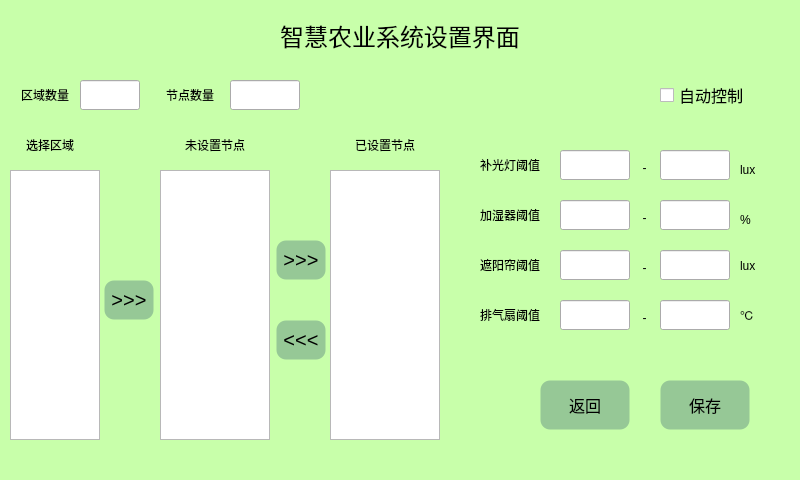
<?xml version="1.0" encoding="UTF-8"?>
<ui version="4.0">
 <class>SettingWindow</class>
 <widget class="QMainWindow" name="SettingWindow">
  <property name="geometry">
   <rect>
    <x>0</x>
    <y>0</y>
    <width>800</width>
    <height>480</height>
   </rect>
  </property>
  <property name="windowTitle">
   <string>MainWindow</string>
  </property>
  <property name="styleSheet">
   <string notr="true">QLabel
{	
	font: 9pt &quot;Arial&quot;;
}
QLabel#label_title
{
	font: 18pt &quot;Arial&quot;;
}
QWidget#centralwidget
{
	background-color:  rgb(200, 255, 170);
}

QPushButton
{
	border-radius:10px;
	border-width:1px;
	border-style:solid;
	background-color:  rgb(150, 200, 150);	
}
</string>
  </property>
  <widget class="QWidget" name="centralwidget">
   <widget class="QPushButton" name="btn_addNode">
    <property name="geometry">
     <rect>
      <x>276</x>
      <y>240</y>
      <width>50</width>
      <height>40</height>
     </rect>
    </property>
    <property name="font">
     <font>
      <pointsize>15</pointsize>
     </font>
    </property>
    <property name="text">
     <string>&gt;&gt;&gt;</string>
    </property>
   </widget>
   <widget class="QPushButton" name="btn_return">
    <property name="geometry">
     <rect>
      <x>540</x>
      <y>380</y>
      <width>90</width>
      <height>50</height>
     </rect>
    </property>
    <property name="font">
     <font>
      <pointsize>12</pointsize>
     </font>
    </property>
    <property name="text">
     <string>返回</string>
    </property>
   </widget>
   <widget class="QPushButton" name="btn_save">
    <property name="geometry">
     <rect>
      <x>660</x>
      <y>380</y>
      <width>90</width>
      <height>50</height>
     </rect>
    </property>
    <property name="font">
     <font>
      <pointsize>12</pointsize>
     </font>
    </property>
    <property name="text">
     <string>保存</string>
    </property>
   </widget>
   <widget class="QLabel" name="label_title">
    <property name="geometry">
     <rect>
      <x>0</x>
      <y>0</y>
      <width>800</width>
      <height>70</height>
     </rect>
    </property>
    <property name="font">
     <font>
      <pointsize>18</pointsize>
      <italic>false</italic>
      <bold>false</bold>
     </font>
    </property>
    <property name="text">
     <string>智慧农业系统设置界面</string>
    </property>
    <property name="alignment">
     <set>Qt::AlignCenter</set>
    </property>
   </widget>
   <widget class="QLabel" name="label_8">
    <property name="geometry">
     <rect>
      <x>470</x>
      <y>150</y>
      <width>80</width>
      <height>30</height>
     </rect>
    </property>
    <property name="text">
     <string>补光灯阈值</string>
    </property>
    <property name="alignment">
     <set>Qt::AlignCenter</set>
    </property>
   </widget>
   <widget class="QLabel" name="label_21">
    <property name="geometry">
     <rect>
      <x>330</x>
      <y>130</y>
      <width>110</width>
      <height>30</height>
     </rect>
    </property>
    <property name="font">
     <font>
      <pointsize>9</pointsize>
      <italic>false</italic>
      <bold>false</bold>
     </font>
    </property>
    <property name="text">
     <string>已设置节点</string>
    </property>
    <property name="alignment">
     <set>Qt::AlignCenter</set>
    </property>
   </widget>
   <widget class="QLabel" name="label_20">
    <property name="geometry">
     <rect>
      <x>10</x>
      <y>130</y>
      <width>80</width>
      <height>30</height>
     </rect>
    </property>
    <property name="font">
     <font>
      <pointsize>9</pointsize>
      <italic>false</italic>
      <bold>false</bold>
     </font>
    </property>
    <property name="text">
     <string>选择区域</string>
    </property>
    <property name="alignment">
     <set>Qt::AlignCenter</set>
    </property>
   </widget>
   <widget class="QLabel" name="label_14">
    <property name="geometry">
     <rect>
      <x>740</x>
      <y>200</y>
      <width>54</width>
      <height>40</height>
     </rect>
    </property>
    <property name="text">
     <string>%</string>
    </property>
   </widget>
   <widget class="QLabel" name="label_12">
    <property name="geometry">
     <rect>
      <x>740</x>
      <y>150</y>
      <width>54</width>
      <height>40</height>
     </rect>
    </property>
    <property name="text">
     <string>lux</string>
    </property>
   </widget>
   <widget class="QLabel" name="label_15">
    <property name="geometry">
     <rect>
      <x>740</x>
      <y>295</y>
      <width>54</width>
      <height>40</height>
     </rect>
    </property>
    <property name="text">
     <string>℃</string>
    </property>
   </widget>
   <widget class="QLabel" name="label_10">
    <property name="geometry">
     <rect>
      <x>470</x>
      <y>250</y>
      <width>80</width>
      <height>30</height>
     </rect>
    </property>
    <property name="text">
     <string>遮阳帘阈值</string>
    </property>
    <property name="alignment">
     <set>Qt::AlignCenter</set>
    </property>
   </widget>
   <widget class="QListWidget" name="listWidget_nodeSelect">
    <property name="geometry">
     <rect>
      <x>330</x>
      <y>170</y>
      <width>110</width>
      <height>270</height>
     </rect>
    </property>
    <property name="font">
     <font>
      <pointsize>12</pointsize>
     </font>
    </property>
    <property name="horizontalScrollBarPolicy">
     <enum>Qt::ScrollBarAsNeeded</enum>
    </property>
   </widget>
   <widget class="QPushButton" name="pushButton_2">
    <property name="geometry">
     <rect>
      <x>104</x>
      <y>280</y>
      <width>50</width>
      <height>40</height>
     </rect>
    </property>
    <property name="font">
     <font>
      <pointsize>15</pointsize>
     </font>
    </property>
    <property name="text">
     <string>&gt;&gt;&gt;</string>
    </property>
   </widget>
   <widget class="QLabel" name="label_9">
    <property name="geometry">
     <rect>
      <x>470</x>
      <y>200</y>
      <width>80</width>
      <height>30</height>
     </rect>
    </property>
    <property name="text">
     <string>加湿器阈值</string>
    </property>
    <property name="alignment">
     <set>Qt::AlignCenter</set>
    </property>
   </widget>
   <widget class="QLabel" name="label_4">
    <property name="geometry">
     <rect>
      <x>10</x>
      <y>80</y>
      <width>70</width>
      <height>30</height>
     </rect>
    </property>
    <property name="font">
     <font>
      <pointsize>9</pointsize>
      <italic>false</italic>
      <bold>false</bold>
     </font>
    </property>
    <property name="text">
     <string>区域数量</string>
    </property>
    <property name="alignment">
     <set>Qt::AlignCenter</set>
    </property>
   </widget>
   <widget class="QListWidget" name="listWidget_nodeAll">
    <property name="geometry">
     <rect>
      <x>160</x>
      <y>170</y>
      <width>110</width>
      <height>270</height>
     </rect>
    </property>
    <property name="font">
     <font>
      <pointsize>12</pointsize>
     </font>
    </property>
    <property name="horizontalScrollBarPolicy">
     <enum>Qt::ScrollBarAsNeeded</enum>
    </property>
   </widget>
   <widget class="QListWidget" name="listWidget_area">
    <property name="geometry">
     <rect>
      <x>10</x>
      <y>170</y>
      <width>90</width>
      <height>270</height>
     </rect>
    </property>
    <property name="font">
     <font>
      <pointsize>12</pointsize>
     </font>
    </property>
    <property name="horizontalScrollBarPolicy">
     <enum>Qt::ScrollBarAsNeeded</enum>
    </property>
   </widget>
   <widget class="QPushButton" name="btn_removeNode">
    <property name="geometry">
     <rect>
      <x>276</x>
      <y>320</y>
      <width>50</width>
      <height>40</height>
     </rect>
    </property>
    <property name="font">
     <font>
      <pointsize>15</pointsize>
     </font>
    </property>
    <property name="text">
     <string>&lt;&lt;&lt;</string>
    </property>
   </widget>
   <widget class="QLabel" name="label_11">
    <property name="geometry">
     <rect>
      <x>470</x>
      <y>300</y>
      <width>80</width>
      <height>30</height>
     </rect>
    </property>
    <property name="text">
     <string>排气扇阈值</string>
    </property>
    <property name="alignment">
     <set>Qt::AlignCenter</set>
    </property>
   </widget>
   <widget class="QLabel" name="label_13">
    <property name="geometry">
     <rect>
      <x>740</x>
      <y>246</y>
      <width>54</width>
      <height>40</height>
     </rect>
    </property>
    <property name="text">
     <string>lux</string>
    </property>
   </widget>
   <widget class="QLabel" name="label_19">
    <property name="geometry">
     <rect>
      <x>634</x>
      <y>310</y>
      <width>21</width>
      <height>16</height>
     </rect>
    </property>
    <property name="text">
     <string>-</string>
    </property>
    <property name="alignment">
     <set>Qt::AlignCenter</set>
    </property>
   </widget>
   <widget class="QLabel" name="label_18">
    <property name="geometry">
     <rect>
      <x>634</x>
      <y>260</y>
      <width>21</width>
      <height>16</height>
     </rect>
    </property>
    <property name="text">
     <string>-</string>
    </property>
    <property name="alignment">
     <set>Qt::AlignCenter</set>
    </property>
   </widget>
   <widget class="QLabel" name="label_17">
    <property name="geometry">
     <rect>
      <x>634</x>
      <y>210</y>
      <width>21</width>
      <height>16</height>
     </rect>
    </property>
    <property name="text">
     <string>-</string>
    </property>
    <property name="alignment">
     <set>Qt::AlignCenter</set>
    </property>
   </widget>
   <widget class="QLabel" name="label_16">
    <property name="geometry">
     <rect>
      <x>634</x>
      <y>160</y>
      <width>21</width>
      <height>16</height>
     </rect>
    </property>
    <property name="text">
     <string>-</string>
    </property>
    <property name="alignment">
     <set>Qt::AlignCenter</set>
    </property>
   </widget>
   <widget class="QLabel" name="label_22">
    <property name="geometry">
     <rect>
      <x>160</x>
      <y>130</y>
      <width>110</width>
      <height>30</height>
     </rect>
    </property>
    <property name="font">
     <font>
      <pointsize>9</pointsize>
      <italic>false</italic>
      <bold>false</bold>
     </font>
    </property>
    <property name="text">
     <string>未设置节点</string>
    </property>
    <property name="alignment">
     <set>Qt::AlignCenter</set>
    </property>
   </widget>
   <widget class="QLabel" name="label_5">
    <property name="geometry">
     <rect>
      <x>150</x>
      <y>80</y>
      <width>80</width>
      <height>30</height>
     </rect>
    </property>
    <property name="font">
     <font>
      <pointsize>9</pointsize>
      <italic>false</italic>
      <bold>false</bold>
     </font>
    </property>
    <property name="text">
     <string>节点数量</string>
    </property>
    <property name="alignment">
     <set>Qt::AlignCenter</set>
    </property>
   </widget>
   <widget class="QLineEdit" name="edit_areaNnum">
    <property name="geometry">
     <rect>
      <x>80</x>
      <y>80</y>
      <width>60</width>
      <height>30</height>
     </rect>
    </property>
    <property name="text">
     <string/>
    </property>
   </widget>
   <widget class="QLineEdit" name="edit_nodeNnum">
    <property name="geometry">
     <rect>
      <x>230</x>
      <y>80</y>
      <width>70</width>
      <height>30</height>
     </rect>
    </property>
    <property name="text">
     <string/>
    </property>
   </widget>
   <widget class="QLineEdit" name="edit_lamp_down">
    <property name="geometry">
     <rect>
      <x>560</x>
      <y>150</y>
      <width>70</width>
      <height>30</height>
     </rect>
    </property>
    <property name="text">
     <string/>
    </property>
   </widget>
   <widget class="QLineEdit" name="edit_lamp_up">
    <property name="geometry">
     <rect>
      <x>660</x>
      <y>150</y>
      <width>70</width>
      <height>30</height>
     </rect>
    </property>
    <property name="text">
     <string/>
    </property>
   </widget>
   <widget class="QLineEdit" name="edit_humi_up">
    <property name="geometry">
     <rect>
      <x>660</x>
      <y>200</y>
      <width>70</width>
      <height>30</height>
     </rect>
    </property>
    <property name="text">
     <string/>
    </property>
   </widget>
   <widget class="QLineEdit" name="edit_humi_down">
    <property name="geometry">
     <rect>
      <x>560</x>
      <y>200</y>
      <width>70</width>
      <height>30</height>
     </rect>
    </property>
    <property name="text">
     <string/>
    </property>
   </widget>
   <widget class="QLineEdit" name="edit_curtain_up">
    <property name="geometry">
     <rect>
      <x>660</x>
      <y>250</y>
      <width>70</width>
      <height>30</height>
     </rect>
    </property>
    <property name="text">
     <string/>
    </property>
   </widget>
   <widget class="QLineEdit" name="edit_curtain_down">
    <property name="geometry">
     <rect>
      <x>560</x>
      <y>250</y>
      <width>70</width>
      <height>30</height>
     </rect>
    </property>
    <property name="text">
     <string/>
    </property>
   </widget>
   <widget class="QLineEdit" name="edit_fan_up">
    <property name="geometry">
     <rect>
      <x>660</x>
      <y>300</y>
      <width>70</width>
      <height>30</height>
     </rect>
    </property>
    <property name="text">
     <string/>
    </property>
   </widget>
   <widget class="QLineEdit" name="edit_fan_down">
    <property name="geometry">
     <rect>
      <x>560</x>
      <y>300</y>
      <width>70</width>
      <height>30</height>
     </rect>
    </property>
    <property name="text">
     <string/>
    </property>
   </widget>
   <widget class="QCheckBox" name="checkBox_auto">
    <property name="geometry">
     <rect>
      <x>660</x>
      <y>80</y>
      <width>130</width>
      <height>30</height>
     </rect>
    </property>
    <property name="font">
     <font>
      <pointsize>12</pointsize>
      <bold>false</bold>
     </font>
    </property>
    <property name="text">
     <string>自动控制</string>
    </property>
    <property name="checked">
     <bool>false</bool>
    </property>
   </widget>
  </widget>
 </widget>
 <resources/>
 <connections/>
</ui>
